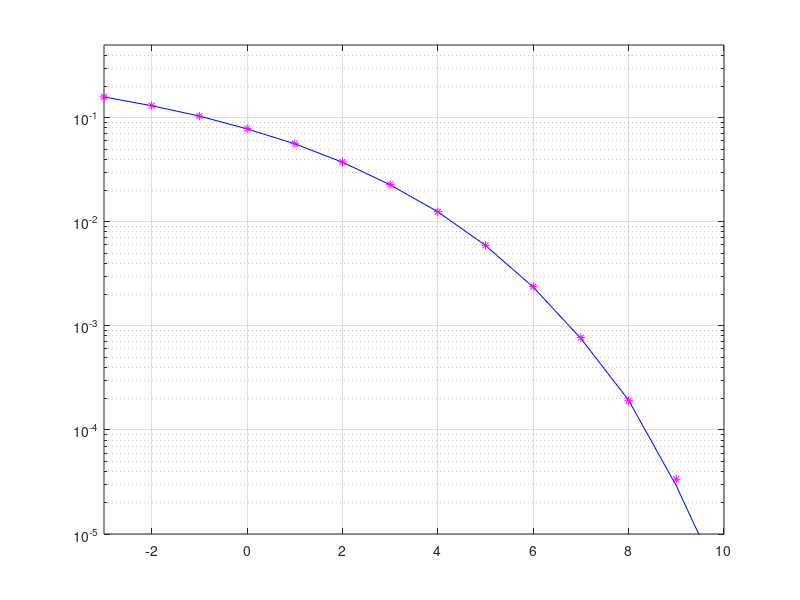
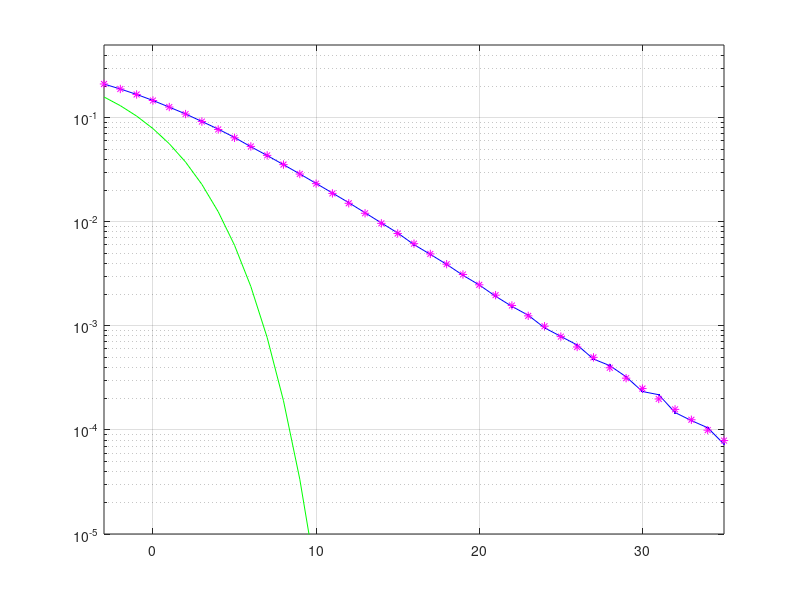

Reproduce these figures in MATLAB, in order.
clear
N=10^6
ip_bin=rand(1,N)>0.5;
ip_bpsk=2*ip_bin-1;
snr=[-3:10];
for i=1:length(snr)
  n=1/sqrt(2)*[randn(1,N) + j*randn(1,N)];
  y=ip_bpsk+ 10^(-snr(i)/20)*n;
  rec_op=real(y)>0;
  err(i)=size(find(ip_bin-rec_op),2);
end
simber=err/N;
theory= 0.5*erfc(sqrt(10.^(snr/10)));
%plot
figure 1
semilogy(snr,simber,"b-");
hold on
semilogy(snr,theory,"mx*");
grid on
axis([-3 10 10^-5 0.5]);


snr1=[-3:35];
for i=1:length(snr1)
  n=1/sqrt(2)*[randn(1,N) + j*randn(1,N)];
  h=1/sqrt(2)*[randn(1,N) + j*randn(1,N)];
  y1=h.*ip_bpsk+ 10^(-snr1(i)/20)*n;
  y_eq=y1./h;
  rec_op1=real(y_eq)>0;
  err1(i)=size(find(ip_bin-rec_op1),2);
end
simber1=err1/N;
eb_N0_lin=10.^(snr1/10);
theory1= 0.5.*(1-sqrt(eb_N0_lin./(eb_N0_lin+1)));
%plot
figure 2
semilogy(snr,theory,"g-");
hold on
semilogy(snr1,simber1,"b.-");
semilogy(snr1,theory1,"mx*");
grid on
axis([-3 35 10^-5 0.5]);
